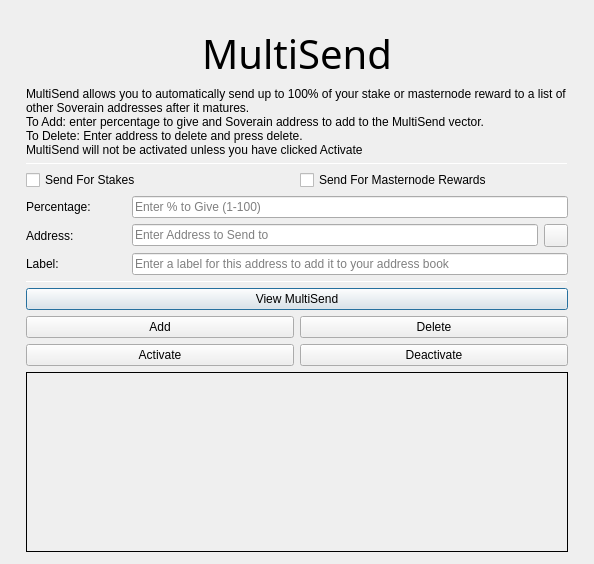
<?xml version="1.0" encoding="UTF-8"?>
<ui version="4.0">
 <class>MultiSendDialog</class>
 <widget class="QDialog" name="MultiSendDialog">
  <property name="windowModality">
   <enum>Qt::NonModal</enum>
  </property>
  <property name="geometry">
   <rect>
    <x>0</x>
    <y>0</y>
    <width>594</width>
    <height>526</height>
   </rect>
  </property>
  <property name="windowTitle">
   <string>MultiSend</string>
  </property>
  <layout class="QVBoxLayout" name="verticalLayout" stretch="0">
   <property name="leftMargin">
    <number>6</number>
   </property>
   <property name="topMargin">
    <number>6</number>
   </property>
   <property name="rightMargin">
    <number>6</number>
   </property>
   <property name="bottomMargin">
    <number>6</number>
   </property>
   <item>
    <layout class="QVBoxLayout" name="verticalLayout_Main" stretch="0,1,1,1,0,1,1,1">
     <property name="leftMargin">
      <number>20</number>
     </property>
     <property name="topMargin">
      <number>20</number>
     </property>
     <property name="rightMargin">
      <number>20</number>
     </property>
     <property name="bottomMargin">
      <number>20</number>
     </property>
     <item>
      <widget class="QLabel" name="multiSendHeader">
       <property name="font">
        <font>
         <family>Hind</family>
         <pointsize>30</pointsize>
         <weight>50</weight>
         <bold>false</bold>
        </font>
       </property>
       <property name="text">
        <string>MultiSend</string>
       </property>
       <property name="alignment">
        <set>Qt::AlignCenter</set>
       </property>
      </widget>
     </item>
     <item>
      <widget class="QLabel" name="label_2">
       <property name="lineWidth">
        <number>1</number>
       </property>
       <property name="text">
        <string>MultiSend allows you to automatically send up to 100% of your stake or masternode reward to a list of other Soverain addresses after it matures.
To Add: enter percentage to give and Soverain address to add to the MultiSend vector.
To Delete: Enter address to delete and press delete.
MultiSend will not be activated unless you have clicked Activate</string>
       </property>
       <property name="alignment">
        <set>Qt::AlignLeading|Qt::AlignLeft|Qt::AlignTop</set>
       </property>
       <property name="wordWrap">
        <bool>true</bool>
       </property>
      </widget>
     </item>
     <item>
      <widget class="Line" name="line">
       <property name="minimumSize">
        <size>
         <width>0</width>
         <height>1</height>
        </size>
       </property>
       <property name="maximumSize">
        <size>
         <width>16777215</width>
         <height>1</height>
        </size>
       </property>
       <property name="orientation">
        <enum>Qt::Horizontal</enum>
       </property>
      </widget>
     </item>
     <item>
      <layout class="QVBoxLayout" name="verticalLayout_Settings">
       <item>
        <layout class="QHBoxLayout" name="horizontalLayout">
         <item>
          <widget class="QCheckBox" name="multiSendStakeCheckBox">
           <property name="text">
            <string>Send For Stakes</string>
           </property>
          </widget>
         </item>
         <item>
          <widget class="QCheckBox" name="multiSendMasternodeCheckBox">
           <property name="text">
            <string>Send For Masternode Rewards</string>
           </property>
          </widget>
         </item>
        </layout>
       </item>
       <item>
        <layout class="QHBoxLayout" name="horizontalLayout_6">
         <item>
          <widget class="QLabel" name="label">
           <property name="minimumSize">
            <size>
             <width>100</width>
             <height>0</height>
            </size>
           </property>
           <property name="toolTip">
            <string>Percentage of stake to send</string>
           </property>
           <property name="text">
            <string>Percentage:</string>
           </property>
          </widget>
         </item>
         <item>
          <widget class="QLineEdit" name="multiSendPercentEdit">
           <property name="toolTip">
            <string>Enter whole numbers 1 - 100</string>
           </property>
           <property name="placeholderText">
            <string>Enter % to Give (1-100)</string>
           </property>
          </widget>
         </item>
        </layout>
       </item>
       <item>
        <layout class="QHBoxLayout" name="horizontalLayout_7">
         <item>
          <widget class="QLabel" name="label_5">
           <property name="minimumSize">
            <size>
             <width>100</width>
             <height>0</height>
            </size>
           </property>
           <property name="toolTip">
            <string>Address to send portion of stake to</string>
           </property>
           <property name="text">
            <string>Address:</string>
           </property>
          </widget>
         </item>
         <item>
          <widget class="QLineEdit" name="multiSendAddressEdit">
           <property name="toolTip">
            <string/>
           </property>
           <property name="placeholderText">
            <string>Enter Address to Send to</string>
           </property>
          </widget>
         </item>
         <item>
          <widget class="QToolButton" name="addressBookButton">
           <property name="maximumSize">
            <size>
             <width>16777215</width>
             <height>32</height>
            </size>
           </property>
           <property name="toolTip">
            <string>Choose an address from the address book</string>
           </property>
           <property name="text">
            <string/>
           </property>
           <property name="icon">
            <iconset resource="../soverain.qrc">
             <normaloff>:/icons/address-book</normaloff>:/icons/address-book</iconset>
           </property>
           <property name="shortcut">
            <string>Alt+A</string>
           </property>
          </widget>
         </item>
        </layout>
       </item>
      </layout>
     </item>
     <item>
      <layout class="QHBoxLayout" name="horizontalLayout_3">
       <item>
        <widget class="QLabel" name="label_3">
         <property name="minimumSize">
          <size>
           <width>100</width>
           <height>0</height>
          </size>
         </property>
         <property name="text">
          <string>Label:</string>
         </property>
        </widget>
       </item>
       <item>
        <widget class="QLineEdit" name="labelAddressLabelEdit">
         <property name="placeholderText">
          <string>Enter a label for this address to add it to your address book</string>
         </property>
        </widget>
       </item>
      </layout>
     </item>
     <item>
      <widget class="Line" name="line_2">
       <property name="minimumSize">
        <size>
         <width>0</width>
         <height>1</height>
        </size>
       </property>
       <property name="maximumSize">
        <size>
         <width>16777215</width>
         <height>1</height>
        </size>
       </property>
       <property name="orientation">
        <enum>Qt::Horizontal</enum>
       </property>
      </widget>
     </item>
     <item>
      <layout class="QVBoxLayout" name="verticalLayout_Buttons">
       <item>
        <layout class="QHBoxLayout" name="horizontalLayout_4">
         <item>
          <widget class="QPushButton" name="viewButton">
           <property name="toolTip">
            <string/>
           </property>
           <property name="statusTip">
            <string>View MultiSend Vector</string>
           </property>
           <property name="text">
            <string>View MultiSend</string>
           </property>
          </widget>
         </item>
        </layout>
       </item>
       <item>
        <layout class="QHBoxLayout" name="horizontalLayout_2">
         <item>
          <widget class="QPushButton" name="addButton">
           <property name="toolTip">
            <string/>
           </property>
           <property name="statusTip">
            <string>Add to MultiSend Vector</string>
           </property>
           <property name="text">
            <string>Add</string>
           </property>
          </widget>
         </item>
         <item>
          <widget class="QPushButton" name="deleteButton">
           <property name="toolTip">
            <string/>
           </property>
           <property name="statusTip">
            <string>Delete Address From MultiSend Vector</string>
           </property>
           <property name="text">
            <string>Delete</string>
           </property>
          </widget>
         </item>
        </layout>
       </item>
       <item>
        <layout class="QHBoxLayout" name="horizontalLayout_5">
         <item>
          <widget class="QPushButton" name="activateButton">
           <property name="statusTip">
            <string>Activate MultiSend</string>
           </property>
           <property name="text">
            <string>Activate</string>
           </property>
          </widget>
         </item>
         <item>
          <widget class="QPushButton" name="disableButton">
           <property name="statusTip">
            <string>Deactivate MultiSend</string>
           </property>
           <property name="text">
            <string>Deactivate</string>
           </property>
          </widget>
         </item>
        </layout>
       </item>
      </layout>
     </item>
     <item>
      <widget class="QLabel" name="message">
       <property name="minimumSize">
        <size>
         <width>0</width>
         <height>180</height>
        </size>
       </property>
       <property name="frameShape">
        <enum>QFrame::Panel</enum>
       </property>
       <property name="frameShadow">
        <enum>QFrame::Plain</enum>
       </property>
       <property name="lineWidth">
        <number>1</number>
       </property>
       <property name="midLineWidth">
        <number>1</number>
       </property>
       <property name="text">
        <string/>
       </property>
       <property name="alignment">
        <set>Qt::AlignLeading|Qt::AlignLeft|Qt::AlignTop</set>
       </property>
       <property name="wordWrap">
        <bool>true</bool>
       </property>
      </widget>
     </item>
    </layout>
   </item>
  </layout>
 </widget>
 <resources>
  <include location="../soverain.qrc"/>
 </resources>
 <connections/>
</ui>
